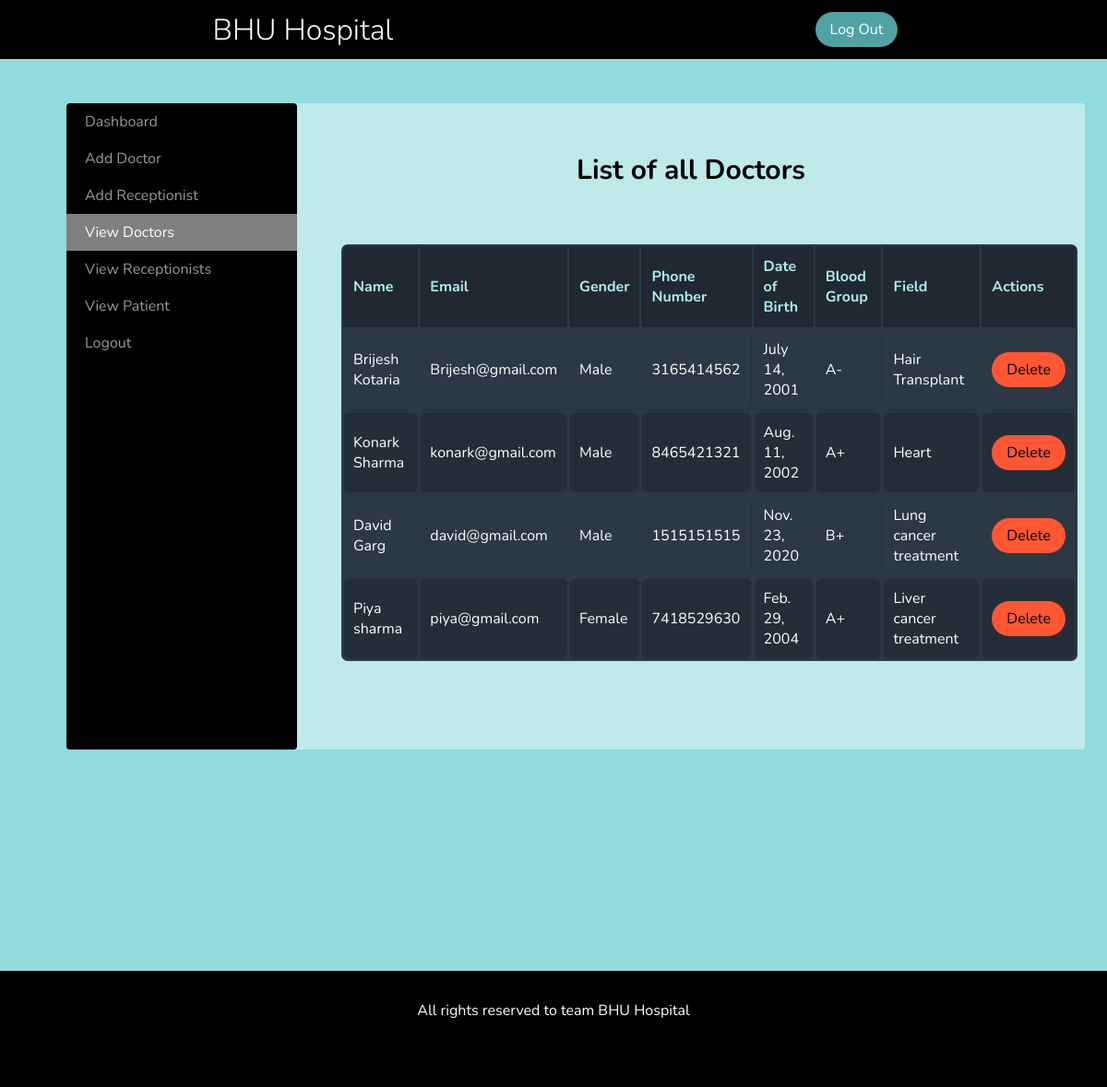
The page /dashboard/view_doctor (signed in) on the database its author committed.
### hospital/models.py (models this page shows, shortened)
class Doctor(models.Model):
	name = models.CharField(max_length=50)
	email = models.EmailField(unique=True)
	gender = models.CharField(max_length=10)
	address =models.CharField(max_length=150)
	phonenumber =models.CharField(max_length=10)
	birthdate = models.DateField()
	bloodgroup = models.CharField(max_length=5)
	specialization = models.CharField(max_length=100)

### hospital/views.py (the view)
# urls.py: path('dashboard/view_doctor',adminviewdoctor,name='view_doctor'),
def adminviewdoctor(request):
	if not request.user.is_staff:
		return redirect('loginpage')
	rec = Doctor.objects.all()
	return render(request,'adminviewDoctors.html',{ 'rec' : rec })

### hospital/templates/adminviewDoctors.html (shortened to what this page needs)
{% extends 'base1.html' %}
{% load static %}
{% block content %}
    <link rel="stylesheet" href="{% static 'css/index.css' %}">
    <link rel="stylesheet" href="{% static 'css/table.css' %}">
    <link rel="stylesheet" href="{% static 'css/Sidebar-Menu-1.css' %}">
    <link rel="stylesheet" href="{% static 'css/Sidebar-Menu.css' %}">
   <link href="{% static 'css/register.css' %}" rel="stylesheet" type="text/css" >
<main >
    <div id="wrapper" style="min-height:300px;">
        <div id="sidebar-wrapper">
            <ul class="sidebar-nav">
                <li> <a href="{% url 'home' %}" >Dashboard</a></li>
                <li> <a href="{% url 'add_doctor' %}" >Add Doctor</a></li>
                <li> <a href="{% url 'add_receptionist'%}">Add Receptionist</a></li>
                <li> <a href="{% url 'view_doctor'%}" style="color: white;background-color: grey;">View Doctors</a></li>
                <li> <a href="{% url 'view_receptionist' %}" >View Receptionists</a></li>
                <li> <a href="{% url 'view_Patient' %}" >View Patient</a></li>
                <li> <a href="{% url 'logout' %}">Logout</a></li>
            </ul>
        </div>
        <div class="page-content-wrapper">
            <div></div>
            <p  align="center" style="font-weight:700;font-size:30px;">List of all Doctors </p>
                    <div class="container">
                       <table class="table" id="example">
                            <thead>
                                <tr>
                                    <th>Name</th>
                                    <th>Email</th>
                                    <th>Gender</th>
                                    <th>Phone Number</th>
                                    <th>Date of Birth</th>
                                    <th>Blood Group</th>
                                    <th>Field</th>
                                    <th>Actions</th>
                                </tr>
                            </thead>
                            <tbody>
                                {% for i in rec %}
                                <tr style="color: black;">
                                    <td>{{ i.name }}</td>
                                    <td>{{ i.email }}</td>
                                    <td>{{ i.gender }}</td>
                                    <td>{{ i.phonenumber }}</td>
                                    <td>{{ i.birthdate }}</td>
                                    <td>{{ i.bloodgroup }}</td>
                                    <td>{{ i.specialization }}</td>
                                    <td><a href="{% url 'delete_doctor' i.id i.email %}" onclick="return confirm('Are you sure you want to delete?')" class="btn btn-danger"
                                          style="background-color:#FF5733;">
                                        Delete</a></td>
                                </tr>
                                {% endfor %}
                            </tbody>
                        </table>
                    </div>
            </div>
        </div>
</main>
{% endblock %}

### hospital/static/css/base.css (style rules this page uses)
* { margin: 0; padding: 0; box-sizing: border-box; }
a { text-decoration: none; color: black; }
li { list-style: none; }
body { height: 100vh; background-color: 0; display: flex; flex-direction: column-reverse; font-family: 'Nunito', sans-serif; }
.btn { padding: .5rem 1rem; border-radius: 2rem; font-size: 1rem; background-color: rgba(102, 204, 204, 0.8); cursor: pointer; }
.container { height: 100%; width: 100%; border-bottom-left-radius: 3rem; }
@media only screen and (min-width: 800px) { body { flex-direction: row; } }

### hospital/static/css/index.css (style rules this page uses)
body { background-color: rgba(102, 204, 204, 0.6); }

### hospital/static/css/table.css (style rules this page uses)
* { box-sizing: 90%; }
p { text-align: center; margin: 20px 0 60px; }
table { display: block; background-color: #2C3845; width: 99%; border-radius: 7px; }
tr, td, tbody, tfoot { display: block; border-radius: 7px; }
thead { display: none; }
tr { padding-bottom: 10px; }
td { padding: 10px 10px 0; text-align: center; color: #fff; }
th { text-align: left; font-weight: 700; }
thead th { background-color: #202932; color: #AFEEEE; border: 1px solid #202932; }
@media (min-width: 460px) { td { text-align: left; } }
@media (min-width: 720px) { table { display: table; } }
@media (min-width: 720px) { tr { display: table-row; } }
@media (min-width: 720px) { td, th { display: table-cell; } }
@media (min-width: 720px) { tbody { display: table-row-group; } }
@media (min-width: 720px) { thead { display: table-header-group; } }
@media (min-width: 720px) { td { border: 1px solid #28333f; } }
@media (min-width: 720px) { td, th { padding: 10px; } }
@media (min-width: 720px) { tr:nth-child(2n+2) td { background-color: #242e39; } }

### hospital/static/css/Sidebar-Menu-1.css (style rules this page uses)
body { overflow-x: hidden; }
#wrapper { padding-left: 0; -webkit-transition: all 0.5s ease; -moz-transition: all 0.5s ease; -o-transition: all 0.5s ease; transition: all 0.5s ease; }
#sidebar-wrapper { z-index: 1000; position: fixed; left: 250px; width: 0; height: 100%; margin-left: -250px; overflow-y: auto; background: #000; -webkit-transition: all 0.5s ease; -moz-transition: all 0.5s ease; -o-transition: all 0.5s ease; transition: all 0.5s ease; }
.sidebar-nav { position: absolute; top: 0; width: 250px; margin: 0; padding: 0; list-style: none; }
.sidebar-nav li { text-indent: 20px; line-height: 40px; }
.sidebar-nav li a { display: block; text-decoration: none; color: #999999; }
@media (min-width:768px) { #wrapper { padding-left: 250px; } }
@media (min-width:768px) { #sidebar-wrapper { width: 250px; } }

### hospital/static/css/Sidebar-Menu.css (style rules this page uses)
#wrapper { padding-left: 0; -webkit-transition: all 0.5s ease; -moz-transition: all 0.5s ease; -o-transition: all 0.5s ease; transition: all 0.5s ease; }
#sidebar-wrapper { z-index: 1000; position: fixed; left: 250px; width: 0; height: 100%; margin-left: -250px; overflow-y: auto; background: #000; -webkit-transition: all 0.5s ease; -moz-transition: all 0.5s ease; -o-transition: all 0.5s ease; transition: all 0.5s ease; }
.sidebar-nav { position: absolute; top: 0; width: 250px; margin: 0; padding: 0; list-style: none; }
.sidebar-nav li { text-indent: 20px; line-height: 40px; }
.sidebar-nav li a { display: block; text-decoration: none; color: #999999; }
@media (min-width:768px) { #wrapper { padding-left: 250px; } }
@media (min-width:768px) { #sidebar-wrapper { width: 250px; } }

### hospital/static/css/register.css (style rules this page uses)
body { background-color: rgba(102, 204, 204, 0.7); }
main { display: flex; flex-direction: column; align-items: center; }
main > div { width: 100%; transform: translateY(-70px); background-color: rgba(255, 255, 255, 0.4); padding-bottom: 1rem; }
main div p { text-align: center; }
@media only screen and (min-width: 800px) { main { margin: 3rem 3rem; flex-direction: row; justify-content: space-evenly; } }
@media only screen and (min-width: 800px) { main div { margin: 0 1.5rem; padding-bottom: 4rem; display: flex; flex-direction: column; transform: translateY(0); border-radius: 4px; padding-bottom: 2rem; } }

### rows shown on the page
Doctor: name "Brijesh Kotaria", email "Brijesh@gmail.com", gender "Male", phonenumber "3165414562", birthdate "July 14, 2001", bloodgroup "A-", specialization "Hair Transplant"
Doctor: name "Konark Sharma", email "konark@gmail.com", gender "Male", phonenumber "8465421321", birthdate "Aug. 11, 2002", bloodgroup "A+", specialization "Heart"
Doctor: name "David Garg", email "david@gmail.com", gender "Male", phonenumber "1515151515", birthdate "Nov. 23, 2020", bloodgroup "B+", specialization "Lung cancer treatment"
Doctor: name "Piya sharma", email "piya@gmail.com", gender "Female", phonenumber "7418529630", birthdate "Feb. 29, 2004", bloodgroup "A+", specialization "Liver cancer treatment"
